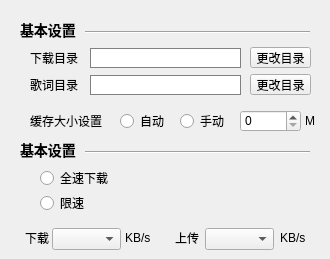
   <widget class="QWidget" name="five">
    <property name="styleSheet">
     <string notr="true">QLineEdit{font-size:14px;color:#AAAAFF; font-weight:normal;border: 1px solid gray;}QLineEdit::hover{ border: 1px solid #AAAAFF;}</string>
    </property>
    <widget class="Line" name="line_FS1">
     <property name="geometry">
      <rect>
       <x>85</x>
       <y>30</y>
       <width>225</width>
       <height>5</height>
      </rect>
     </property>
     <property name="orientation">
      <enum>Qt::Horizontal</enum>
     </property>
    </widget>
    <widget class="QLabel" name="baseSetDownloadWidget">
     <property name="geometry">
      <rect>
       <x>20</x>
       <y>20</y>
       <width>60</width>
       <height>20</height>
      </rect>
     </property>
     <property name="styleSheet">
      <string notr="true">background-color:transparent;
font-size:14px;
font-weight:bold;</string>
     </property>
     <property name="text">
      <string>基本设置</string>
     </property>
    </widget>
    <widget class="QLabel" name="downloadDirLabel">
     <property name="geometry">
      <rect>
       <x>30</x>
       <y>50</y>
       <width>51</width>
       <height>16</height>
      </rect>
     </property>
     <property name="text">
      <string>下载目录</string>
     </property>
    </widget>
    <widget class="QLineEdit" name="downloadDirEdit">
     <property name="geometry">
      <rect>
       <x>90</x>
       <y>48</y>
       <width>151</width>
       <height>20</height>
      </rect>
     </property>
    </widget>
    <widget class="QPushButton" name="downloadDirButton">
     <property name="geometry">
      <rect>
       <x>250</x>
       <y>47</y>
       <width>61</width>
       <height>21</height>
      </rect>
     </property>
     <property name="text">
      <string>更改目录</string>
     </property>
    </widget>
    <widget class="QLabel" name="downloadLrcDirLabel">
     <property name="geometry">
      <rect>
       <x>30</x>
       <y>77</y>
       <width>51</width>
       <height>16</height>
      </rect>
     </property>
     <property name="text">
      <string>歌词目录</string>
     </property>
    </widget>
    <widget class="QPushButton" name="downloadLrcDirButton">
     <property name="geometry">
      <rect>
       <x>250</x>
       <y>74</y>
       <width>61</width>
       <height>21</height>
      </rect>
     </property>
     <property name="text">
      <string>更改目录</string>
     </property>
    </widget>
    <widget class="QLineEdit" name="downloadLrcDirEdit">
     <property name="geometry">
      <rect>
       <x>90</x>
       <y>75</y>
       <width>151</width>
       <height>20</height>
      </rect>
     </property>
    </widget>
    <widget class="QLabel" name="downloadCacheLabel">
     <property name="geometry">
      <rect>
       <x>30</x>
       <y>113</y>
       <width>81</width>
       <height>16</height>
      </rect>
     </property>
     <property name="text">
      <string>缓存大小设置</string>
     </property>
    </widget>
    <widget class="QRadioButton" name="downloadCacheAutoRadioBox">
     <property name="geometry">
      <rect>
       <x>120</x>
       <y>113</y>
       <width>51</width>
       <height>16</height>
      </rect>
     </property>
     <property name="text">
      <string>自动</string>
     </property>
    </widget>
    <widget class="QRadioButton" name="downloadCacheManRadioBox">
     <property name="geometry">
      <rect>
       <x>180</x>
       <y>113</y>
       <width>51</width>
       <height>16</height>
      </rect>
     </property>
     <property name="text">
      <string>手动</string>
     </property>
    </widget>
    <widget class="Line" name="line_FS1_2">
     <property name="geometry">
      <rect>
       <x>85</x>
       <y>150</y>
       <width>225</width>
       <height>5</height>
      </rect>
     </property>
     <property name="orientation">
      <enum>Qt::Horizontal</enum>
     </property>
    </widget>
    <widget class="QLabel" name="downloadSpeedWidget">
     <property name="geometry">
      <rect>
       <x>20</x>
       <y>140</y>
       <width>60</width>
       <height>20</height>
      </rect>
     </property>
     <property name="styleSheet">
      <string notr="true">background-color:transparent;
font-size:14px;
font-weight:bold;</string>
     </property>
     <property name="text">
      <string>基本设置</string>
     </property>
    </widget>
    <widget class="QRadioButton" name="downloadFullRadioBox">
     <property name="geometry">
      <rect>
       <x>40</x>
       <y>170</y>
       <width>81</width>
       <height>16</height>
      </rect>
     </property>
     <property name="text">
      <string>全速下载</string>
     </property>
    </widget>
    <widget class="QRadioButton" name="downloadLimitRadioBox">
     <property name="geometry">
      <rect>
       <x>40</x>
       <y>195</y>
       <width>51</width>
       <height>16</height>
      </rect>
     </property>
     <property name="text">
      <string>限速</string>
     </property>
    </widget>
    <widget class="QSpinBox" name="downloadSpinBox">
     <property name="geometry">
      <rect>
       <x>240</x>
       <y>110</y>
       <width>61</width>
       <height>22</height>
      </rect>
     </property>
    </widget>
    <widget class="QComboBox" name="downloadLimitSpeedComboBox">
     <property name="geometry">
      <rect>
       <x>52</x>
       <y>228</y>
       <width>69</width>
       <height>22</height>
      </rect>
     </property>
    </widget>
    <widget class="QComboBox" name="uploadLimitSpeedComboBox">
     <property name="geometry">
      <rect>
       <x>205</x>
       <y>228</y>
       <width>69</width>
       <height>22</height>
      </rect>
     </property>
    </widget>
    <widget class="QLabel" name="downloadCacheSizeLabel">
     <property name="geometry">
      <rect>
       <x>305</x>
       <y>113</y>
       <width>16</width>
       <height>16</height>
      </rect>
     </property>
     <property name="text">
      <string>M</string>
     </property>
    </widget>
    <widget class="QLabel" name="downloadLimitSpeedLabel">
     <property name="geometry">
      <rect>
       <x>25</x>
       <y>230</y>
       <width>31</width>
       <height>16</height>
      </rect>
     </property>
     <property name="text">
      <string>下载</string>
     </property>
    </widget>
    <widget class="QLabel" name="uploadLimitSpeedLabel">
     <property name="geometry">
      <rect>
       <x>175</x>
       <y>230</y>
       <width>31</width>
       <height>16</height>
      </rect>
     </property>
     <property name="text">
      <string>上传</string>
     </property>
    </widget>
    <widget class="QLabel" name="downloadSpeedLabel">
     <property name="geometry">
      <rect>
       <x>125</x>
       <y>230</y>
       <width>31</width>
       <height>16</height>
      </rect>
     </property>
     <property name="text">
      <string>KB/s</string>
     </property>
    </widget>
    <widget class="QLabel" name="uploadSpeedLabel">
     <property name="geometry">
      <rect>
       <x>280</x>
       <y>230</y>
       <width>31</width>
       <height>16</height>
      </rect>
     </property>
     <property name="text">
      <string>KB/s</string>
     </property>
    </widget>
   </widget>
